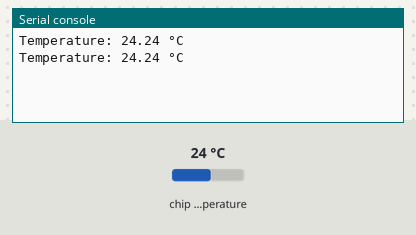
The program below on a simulated Raspberry Pi Pico running MicroPython. Shown: the last lines printed to the serial console. The test bench sets the inputs (shaded band); at power-on: chip temperature 24 °C.

Above: at 1.2 s.
1.3 s: chip temperature set to 1 °C
At 2.5 s:
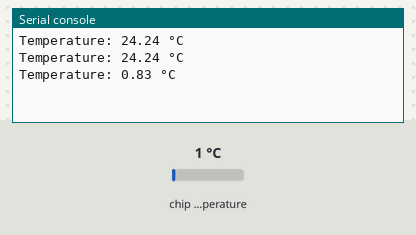
2.8 s: chip temperature set to 11 °C
At 3.8 s:
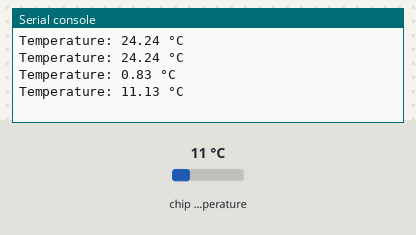
Timing chart, 0 to 5.8 s (numbered marks = the images above; inputs shaded):
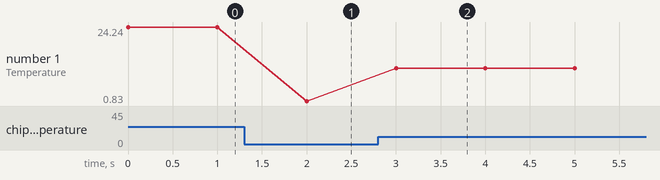

The program:

sensor_temp.py
```python
from machine import ADC
import time


SENSOR_TEMP = ADC(4)
CONVERSION_FACTOR = 3.3 / 65535


def main():
    while True:
        raw_value = SENSOR_TEMP.read_u16()
        voltage = convert_raw_to_voltage(raw_value)
        temperature = convert_voltage_to_temp(voltage)
        print(f"Temperature: {temperature:.2f} °C")
        time.sleep(1)


def convert_raw_to_voltage(raw_value):
    return raw_value * CONVERSION_FACTOR


def convert_voltage_to_temp(voltage):
    return 27 - (voltage - 0.706) / 0.001721


if __name__ == "__main__":
    main()
```

Measured:
- after the input at 1.3 s, the serial console: prints a new line after 0.70 s (image 1)
- after the input at 2.8 s, the serial console: prints a new line after 0.20 s (image 2)
- plotted number 1: 24.24 → 0.83 after the input at 1.3 s, 0.83 → 11.13 after the input at 2.8 s
